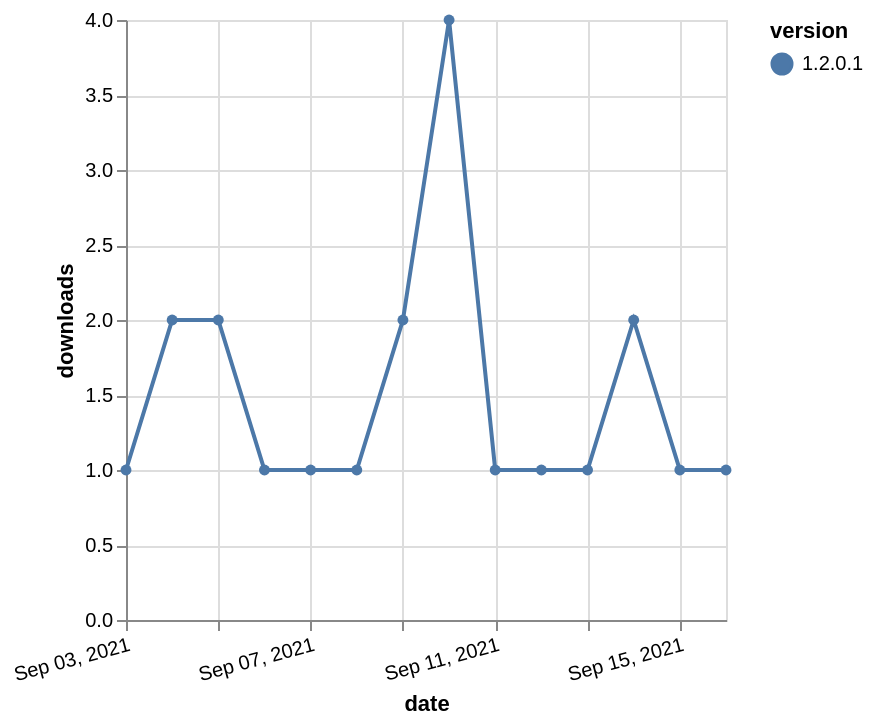

Vega-Lite specification for this chart:
### Vega-Lite specification from a JSON file in a GitHub repository (floating-point values rounded to 4 significant figures)
{"$schema": "https://vega.github.io/schema/vega-lite/v5.json", "description": "A simple bar chart with embedded data.", "data": {"values": [{"date": "2021-09-03", "total": 314, "delta": 1, "version": "1.2.0.1"}, {"date": "2021-09-04", "total": 316, "delta": 2, "version": "1.2.0.1"}, {"date": "2021-09-05", "total": 318, "delta": 2, "version": "1.2.0.1"}, {"date": "2021-09-06", "total": 319, "delta": 1, "version": "1.2.0.1"}, {"date": "2021-09-07", "total": 320, "delta": 1, "version": "1.2.0.1"}, {"date": "2021-09-08", "total": 321, "delta": 1, "version": "1.2.0.1"}, {"date": "2021-09-09", "total": 323, "delta": 2, "version": "1.2.0.1"}, {"date": "2021-09-10", "total": 327, "delta": 4, "version": "1.2.0.1"}, {"date": "2021-09-11", "total": 328, "delta": 1, "version": "1.2.0.1"}, {"date": "2021-09-12", "total": 329, "delta": 1, "version": "1.2.0.1"}, {"date": "2021-09-13", "total": 330, "delta": 1, "version": "1.2.0.1"}, {"date": "2021-09-14", "total": 332, "delta": 2, "version": "1.2.0.1"}, {"date": "2021-09-15", "total": 333, "delta": 1, "version": "1.2.0.1"}, {"date": "2021-09-16", "total": 334, "delta": 1, "version": "1.2.0.1"}]}, "width": "container", "mark": {"type": "line", "point": {"filled": true}}, "encoding": {"x": {"field": "date", "type": "temporal", "timeUnit": "yearmonthdate", "title": "date", "axis": {"labelAngle": -15}}, "y": {"field": "delta", "type": "quantitative", "title": "downloads"}, "color": {"field": "version", "type": "nominal"}, "tooltip": {"field": "delta"}}}
